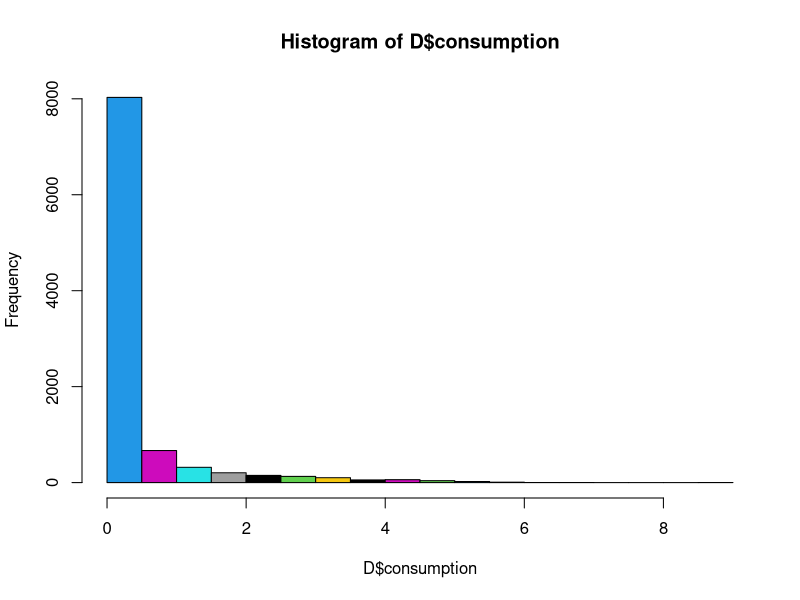
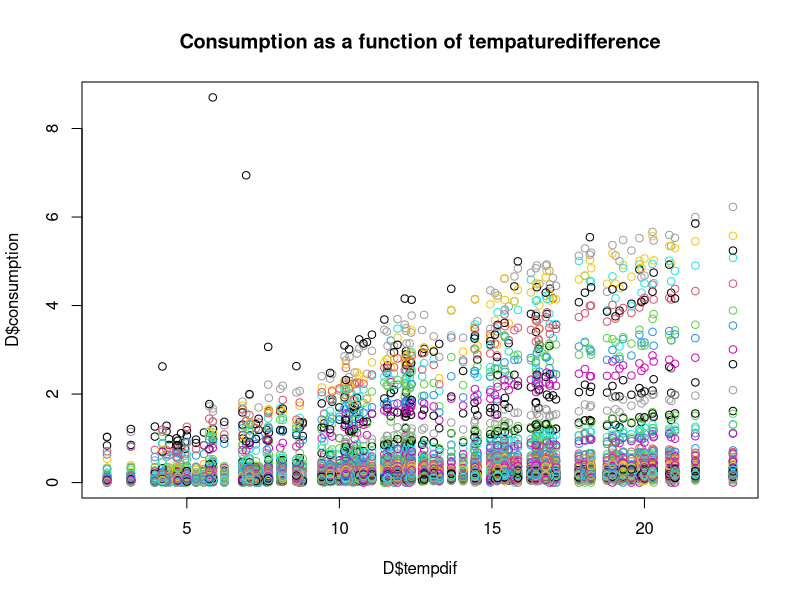

These charts were generated, in order, by the following R code: (Note: this script raises an error after producing the figures.)
#### Introduction ####
rm(list=ls())
library(tidyverse)
library(ggplot2)
library(car)
library(stringr)
library(xtable)

#### Loading the data ####
D <- read.csv("merged_data.csv", header=TRUE)

#### Changing the datatable #####
str(D)
D <- mutate(D,
                across(c(dir, cond, fog, rain, ID),factor)
)

D$Date <- as.POSIXct(D$date)
str(D)

# Adding to temp difference column to the dataframe 
D$tempdif <- 21 - D$temp


#### Creating initalizing plots ####
# Pairplot of all variables 
#plot(D,col=D$ID,main="Pairsplot of dataframe")

# Histogram of consumptions in general 
hist(D$consumption,col=D$ID)

par(mfrow=c(1,1))
# Consumption as a function of temp ( slopes seem to depend on Ua (isolation))
#plot(D$consumption ~ D$temp, col=D$ID, main = "Consumption as a function of tempature")
plot(D$consumption ~ D$tempdif, col=D$ID, main = "Consumption as a function of tempaturedifference")
plot(D$consumption ~ D$date, ylim=c(0,2), col=D$ID)
# Consumption as a function of hum 
#plot(D$consumption ~ D$hum, col=D$ID, main = "Consumption as a function of humidity")


# Box plot af consumption as a function of ID
#plot(D$consumption ~ D$ID, col=D$ID, main="Boxplot of consumption as a function of ID") 
#plot(D$consumption ~ D$ID, col=D$ID, main="Boxplot of consumption as a function of ID",ylim=c(0,1)) 

# Removing outliers
D1 <- D[!(row.names(D) %in% c(3357, 3282, 3440, 8946, 4682, 7112, 1460, 8266, 4375, 2533, 2535, 7478, 7178, 87, 1)),]




#### Model selection ####

par(mfrow=c(2,2))
lm_max <- lm(consumption ~ tempdif+ID+dew_pt+hum+wind_spd+pressure, data=D1)
plot(lm_max)

lm_max1 <- step((lm_max), scope = ~.^2, k=log(nrow(D1)), test="F")
summary(lm_max1)
Anova(lm_max1)
alias(lm_max)
plot(lm_max)
# We can't decide to remove anything from just those plots we will have to use a diagnostics plot

summary(D)








